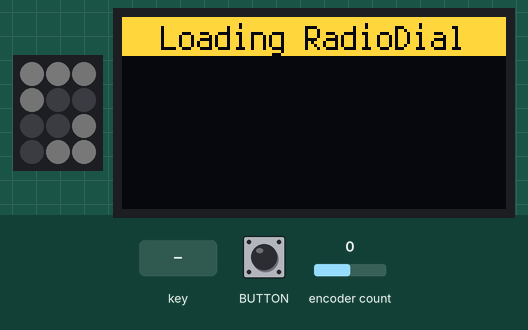
The program below on a simulated Adafruit MacroPad running CircuitPython. Parts: 3×4 RGB LED matrix, 128×64 one-colour display. The test bench sets the inputs (shaded band); at power-on: encoder count 0. Dim RGB values are drawn brighter than linear; the OLED is the two-colour kind (top 16 rows yellow); USB keyboard and mouse output is not drawn; library files of the repository ran but are not shown: macropad_display.py, macropad_keys.py, macropad_player.py, macropad_state.py; what the program prints to the serial console is not drawn.

Above: at 1.2 s.
1.3 s: encoder count set to 1
At 1.86 s:
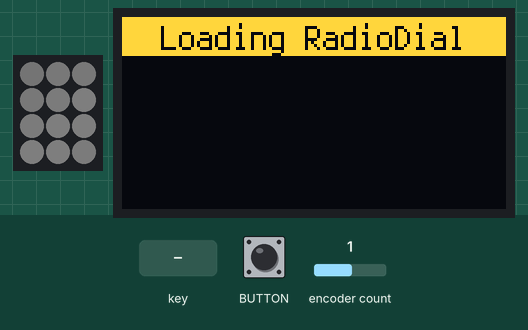
3.1 s: key number 0 pressed for 0.2 s
6.1 s: encoder count set to 2
At 7.55 s:
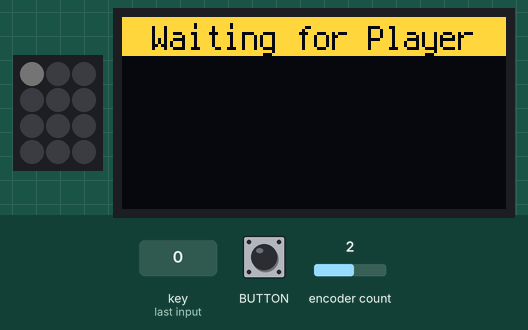
At 30.01 s:
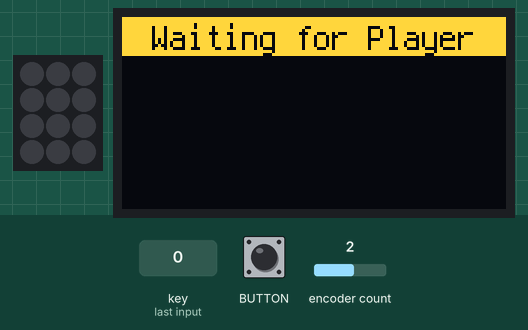

The program:

main.py
```python
# (licence header left out)
import time

from adafruit_macropad import MacroPad

from lib.macropad_display import MacropadDisplay
from lib.macropad_keys import MacropadKeys
from lib.macropad_player import MacropadPlayer
from lib.macropad_state import MacropadState

macropad = MacroPad()
display = MacropadDisplay(macropad)
keys = MacropadKeys(macropad, display)
player = MacropadPlayer()
state = MacropadState()

last_position = macropad.encoder
last_encoder_switch = macropad.encoder_switch_debounced.pressed
state.apply(keys, force=True)

while True:
    event = player.read_event() if player.connected else None
    if event:
        state.handle_event(event, keys)

    # --- Player Connection ---
    connected = player.connected
    if not connected or player.session_stale:
        state_changed = state.mark_player_unavailable()
        if not connected and state_changed:
            player.flush_buffer()
        if state_changed:
            keys.set_stations([], refresh=False)
        state.apply(keys, force=state_changed)
        keys.tick()
        time.sleep(0.01)
        continue

    if state.mark_player_available():
        state.apply(keys, force=True)

    if state.needs_station_menu:
        player.request_station_menu()
        state.apply(keys)

    # --- Encoder Rotation ---
    position = macropad.encoder
    if position != last_position:
        if keys.playing_station_index is not None:
            if position > last_position:
                player.volume_up()
            else:
                player.volume_down()
        else:
            num_pages = keys.page_count
            if position > last_position:
                keys.switch_page((keys.current_page_index + 1) % num_pages)
            else:
                keys.switch_page((keys.current_page_index - 1 + num_pages) % num_pages)
        last_position = position

    # --- Encoder Press ---
    macropad.encoder_switch_debounced.update()
    pressed = macropad.encoder_switch_debounced.pressed
    if pressed and not last_encoder_switch:
        if keys.can_stop:
            player.stop_playback()
            keys.flash_keys()
    last_encoder_switch = pressed

    # --- Key Events ---
    last_pressed_call_sign = None
    while True:
        # Drain keypad event queue so simultaneous presses resolve to the "last" press.
        key_event = macropad.keys.events.get()
        if not key_event:
            break
        if not key_event.pressed:
            continue

        key_number = key_event.key_number
        call_sign = keys.get_call_sign(key_number)
        if call_sign:
            last_pressed_call_sign = call_sign

    if last_pressed_call_sign:
        keys.set_pending_station(last_pressed_call_sign)
        player.start_playback(last_pressed_call_sign)

    keys.tick()
    time.sleep(0.01)
```
